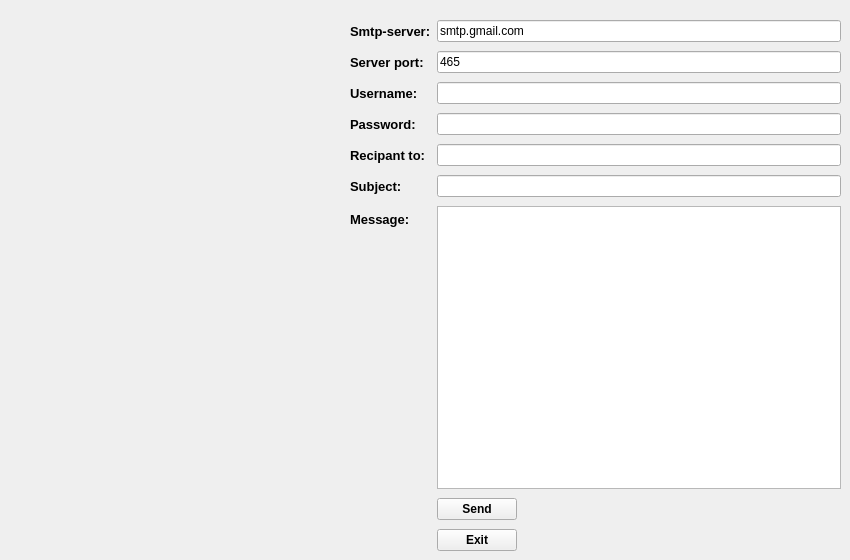
      <widget class="QWidget" name="tab_13">
       <attribute name="title">
        <string>SMTP</string>
       </attribute>
       <widget class="QWidget" name="layoutWidget_9">
        <property name="geometry">
         <rect>
          <x>350</x>
          <y>20</y>
          <width>491</width>
          <height>531</height>
         </rect>
        </property>
        <layout class="QFormLayout" name="formLayout_2">
         <property name="fieldGrowthPolicy">
          <enum>QFormLayout::ExpandingFieldsGrow</enum>
         </property>
         <property name="rowWrapPolicy">
          <enum>QFormLayout::WrapLongRows</enum>
         </property>
         <property name="verticalSpacing">
          <number>9</number>
         </property>
         <item row="0" column="0">
          <widget class="QLabel" name="label_15">
           <property name="font">
            <font>
             <pointsize>10</pointsize>
             <weight>75</weight>
             <bold>true</bold>
            </font>
           </property>
           <property name="text">
            <string>Smtp-server:</string>
           </property>
          </widget>
         </item>
         <item row="1" column="0">
          <widget class="QLabel" name="label_16">
           <property name="font">
            <font>
             <pointsize>10</pointsize>
             <weight>75</weight>
             <bold>true</bold>
            </font>
           </property>
           <property name="text">
            <string>Server port:</string>
           </property>
          </widget>
         </item>
         <item row="2" column="0">
          <widget class="QLabel" name="label_17">
           <property name="font">
            <font>
             <pointsize>10</pointsize>
             <weight>75</weight>
             <bold>true</bold>
            </font>
           </property>
           <property name="text">
            <string>Username:</string>
           </property>
          </widget>
         </item>
         <item row="3" column="0">
          <widget class="QLabel" name="label_18">
           <property name="font">
            <font>
             <pointsize>10</pointsize>
             <weight>75</weight>
             <bold>true</bold>
            </font>
           </property>
           <property name="text">
            <string>Password:</string>
           </property>
          </widget>
         </item>
         <item row="4" column="0">
          <widget class="QLabel" name="label_19">
           <property name="font">
            <font>
             <pointsize>10</pointsize>
             <weight>75</weight>
             <bold>true</bold>
            </font>
           </property>
           <property name="text">
            <string>Recipant to:</string>
           </property>
          </widget>
         </item>
         <item row="5" column="0">
          <widget class="QLabel" name="label_20">
           <property name="font">
            <font>
             <pointsize>10</pointsize>
             <weight>75</weight>
             <bold>true</bold>
            </font>
           </property>
           <property name="text">
            <string>Subject:</string>
           </property>
          </widget>
         </item>
         <item row="6" column="0">
          <widget class="QLabel" name="label_21">
           <property name="font">
            <font>
             <pointsize>10</pointsize>
             <weight>75</weight>
             <bold>true</bold>
            </font>
           </property>
           <property name="text">
            <string>Message:</string>
           </property>
          </widget>
         </item>
         <item row="0" column="1">
          <widget class="QLineEdit" name="server">
           <property name="text">
            <string>smtp.gmail.com</string>
           </property>
          </widget>
         </item>
         <item row="1" column="1">
          <widget class="QLineEdit" name="port">
           <property name="text">
            <string>465</string>
           </property>
          </widget>
         </item>
         <item row="2" column="1">
          <widget class="QLineEdit" name="uname"/>
         </item>
         <item row="3" column="1">
          <widget class="QLineEdit" name="paswd">
           <property name="inputMask">
            <string/>
           </property>
           <property name="echoMode">
            <enum>QLineEdit::Password</enum>
           </property>
          </widget>
         </item>
         <item row="4" column="1">
          <widget class="QLineEdit" name="rcpt"/>
         </item>
         <item row="5" column="1">
          <widget class="QLineEdit" name="subject"/>
         </item>
         <item row="6" column="1">
          <widget class="QPlainTextEdit" name="msg"/>
         </item>
         <item row="9" column="1">
          <widget class="QPushButton" name="exitBtn">
           <property name="font">
            <font>
             <weight>75</weight>
             <bold>true</bold>
            </font>
           </property>
           <property name="text">
            <string>Exit</string>
           </property>
          </widget>
         </item>
         <item row="8" column="1">
          <widget class="QPushButton" name="sendBtn">
           <property name="font">
            <font>
             <weight>75</weight>
             <bold>true</bold>
            </font>
           </property>
           <property name="text">
            <string>Send</string>
           </property>
          </widget>
         </item>
        </layout>
       </widget>
      </widget>
